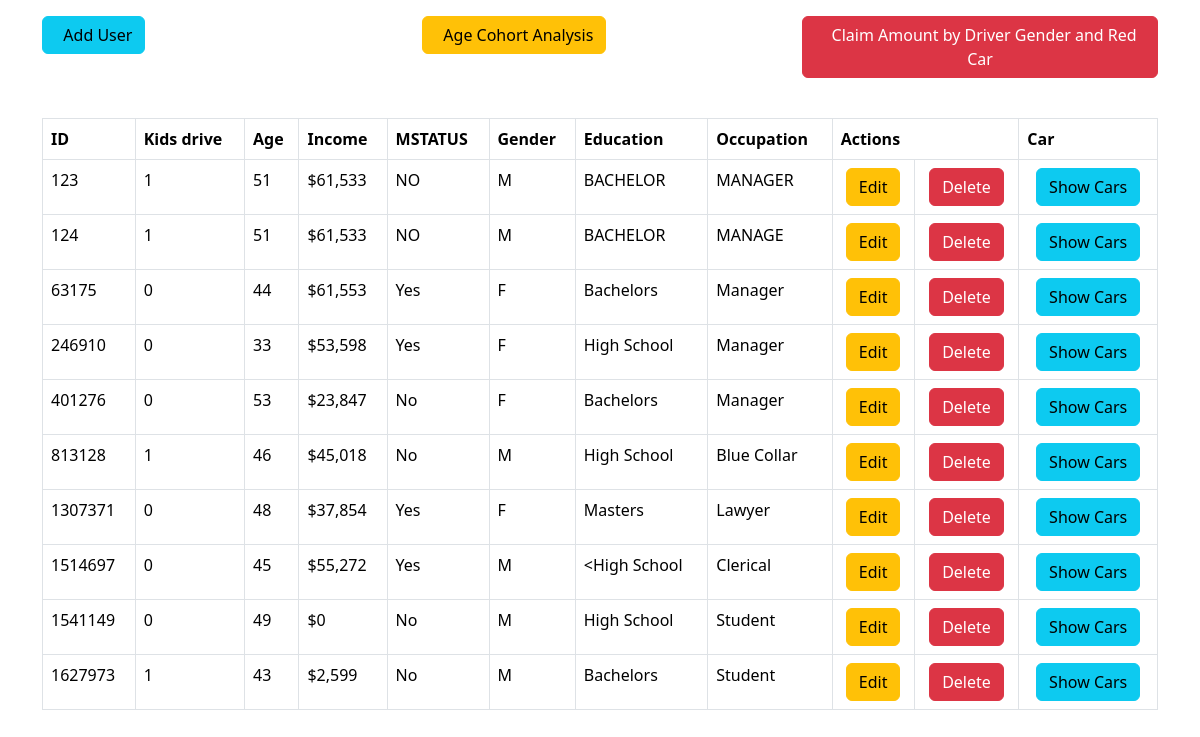
The page / on the database its author committed.
### tables this page shows
CREATE TABLE `driver` (
  `DRIVER_ID` int(11) NOT NULL,
  `KIDSDRIV` int(11) DEFAULT NULL,
  `AGE` int(11) DEFAULT NULL,
  `INCOME` varchar(50) DEFAULT NULL,
  `MSTATUS` varchar(3) DEFAULT NULL,
  `GENDER` char(1) DEFAULT NULL,
  `EDUCATION` varchar(50) DEFAULT NULL,
  `OCCUPATION` varchar(50) DEFAULT NULL
);

### class.crud.php (the view, shortened to what this page needs)
<?php
class crud
{
	private $db;
	function __construct($mysqli)
	{
		$this->db = $mysqli;
	}
	public function dataview($query)
	{
		$result = $this->db->query($query);
        if ($result->num_rows > 0) {
            while ($row = $result->fetch_assoc()) {
                ?>
                <tr>
                    <td><?php echo $row['DRIVER_ID']; ?></td>
                    <td><?php echo $row['KIDSDRIV']; ?></td>
                    <td><?php echo $row['AGE']; ?></td>
                    <td><?php echo $row['INCOME']; ?></td>
                    <td><?php echo $row['MSTATUS']; ?></td>
					<td><?php echo $row['GENDER']; ?></td>
					<td><?php echo htmlspecialchars($row['EDUCATION']); ?></td>
					<td><?php echo $row['OCCUPATION']; ?></td>
                    <td align="center">
						<a href="edit-data.php?edit_id=<?php echo $row['DRIVER_ID']; ?>" class="btn btn-warning">
							<i class="glyphicon glyphicon-edit"></i> Edit
						</a>
					</td>
					<td align="center">
						<a href="delete.php?delete_id=<?php echo $row['DRIVER_ID']; ?>" class="btn btn-danger">
							<i class="glyphicon glyphicon-remove-circle"></i> Delete
						</a>
					</td>
					<td align="center">
						<a href="show-car.php?driver_id=<?php echo $row['DRIVER_ID']; ?>" class="btn btn-info">
							Show Cars
						</a>
					</td>
                </tr>
                <?php
            }
        } else {
            ?>
            <tr>
                <td colspan="7">No driver found...</td>
            </tr>
            <?php
        }
	}
}
?>

### header.php (shortened to what this page needs)
<!DOCTYPE html>
<html>
<head>
<link href="https://cdn.jsdelivr.net/npm/bootstrap@5.3.3/dist/css/bootstrap.min.css" rel="stylesheet" media="screen">
</head>
<body>
	<div class="navbar navbar-default navbar-static-top" role="navigation">
	</div>

### index.php
<?php include_once 'dbconfig.php'; ?>
<?php include_once 'header.php'; ?>
<div class="container">
    <div class="row">
        <div class="col-md-4 mb-3">
            <a href="add-data.php" class="btn btn-large btn-info btn-block">
                <i class="glyphicon glyphicon-plus"></i> &nbsp; Add User
            </a>
        </div>
        <div class="col-md-4 mb-3">
            <a href="agecohort.php" class="btn btn-large btn-warning btn-block">
                <i class="glyphicon glyphicon-stats"></i> &nbsp; Age Cohort Analysis
            </a>
        </div>
        <div class="col-md-4 mb-3">
            <a href="piediagrams.php" class="btn btn-large btn-danger btn-block">
                <i class="glyphicon glyphicon-road"></i> &nbsp; Claim Amount by Driver Gender and Red Car
            </a>
        </div>
    </div>
</div>
<br />
<div class="container">
	<table class='table table-bordered table-responsive'>
        <tr>
            <th>ID</th>
            <th>Kids drive </th>
            <th>Age</th>
            <th>Income</th>
            <th>MSTATUS</th>
            <th>Gender</th>
            <th>Education</th>
            <th>Occupation</th>
            <th colspan="2" align="center">Actions</th>
            <th>Car</th>
        </tr>
        <?php
		  $crud->dataview("SELECT * FROM Driver LIMIT 10");
	    ?>
    </table>
</div>
<?php include_once 'footer.php'; ?>

### footer.php (shortened to what this page needs)
</body>
</html>

### rows shown on the page
driver: DRIVER_ID "123", KIDSDRIV "1", AGE "51", INCOME "$61,533", MSTATUS "NO", GENDER "M", EDUCATION "BACHELOR", OCCUPATION "MANAGER"
driver: DRIVER_ID "124", KIDSDRIV "1", AGE "51", INCOME "$61,533", MSTATUS "NO", GENDER "M", EDUCATION "BACHELOR", OCCUPATION "MANAGE"
driver: DRIVER_ID "63175", KIDSDRIV "0", AGE "44", INCOME "$61,553", MSTATUS "Yes", GENDER "F", EDUCATION "Bachelors", OCCUPATION "Manager"
driver: DRIVER_ID "246910", KIDSDRIV "0", AGE "33", INCOME "$53,598", MSTATUS "Yes", GENDER "F", EDUCATION "High School", OCCUPATION "Manager"
driver: DRIVER_ID "401276", KIDSDRIV "0", AGE "53", INCOME "$23,847", MSTATUS "No", GENDER "F", EDUCATION "Bachelors", OCCUPATION "Manager"
driver: DRIVER_ID "813128", KIDSDRIV "1", AGE "46", INCOME "$45,018", MSTATUS "No", GENDER "M", EDUCATION "High School", OCCUPATION "Blue Collar"
driver: DRIVER_ID "1307371", KIDSDRIV "0", AGE "48", INCOME "$37,854", MSTATUS "Yes", GENDER "F", EDUCATION "Masters", OCCUPATION "Lawyer"
driver: DRIVER_ID "1514697", KIDSDRIV "0", AGE "45", INCOME "$55,272", MSTATUS "Yes", GENDER "M", EDUCATION "<High School", OCCUPATION "Clerical"
driver: DRIVER_ID "1541149", KIDSDRIV "0", AGE "49", INCOME "$0", MSTATUS "No", GENDER "M", EDUCATION "High School", OCCUPATION "Student"
driver: DRIVER_ID "1627973", KIDSDRIV "1", AGE "43", INCOME "$2,599", MSTATUS "No", GENDER "M", EDUCATION "Bachelors", OCCUPATION "Student"
